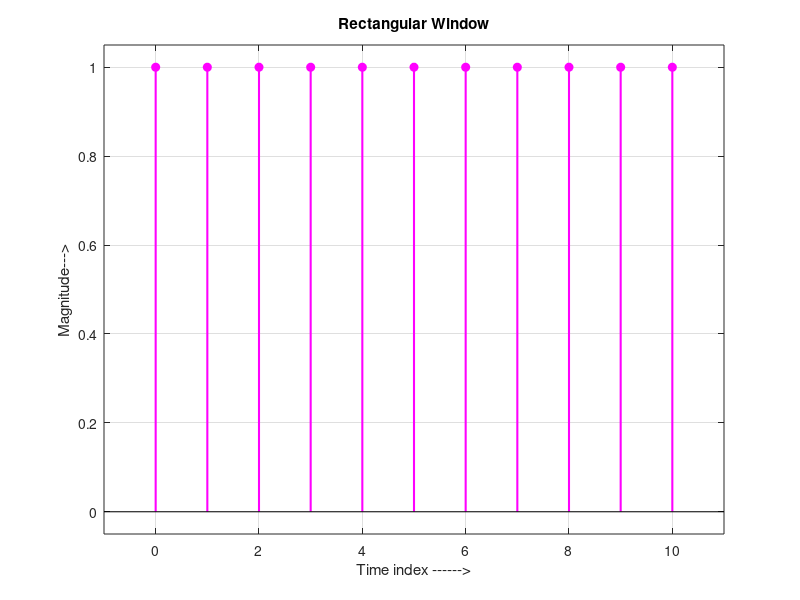
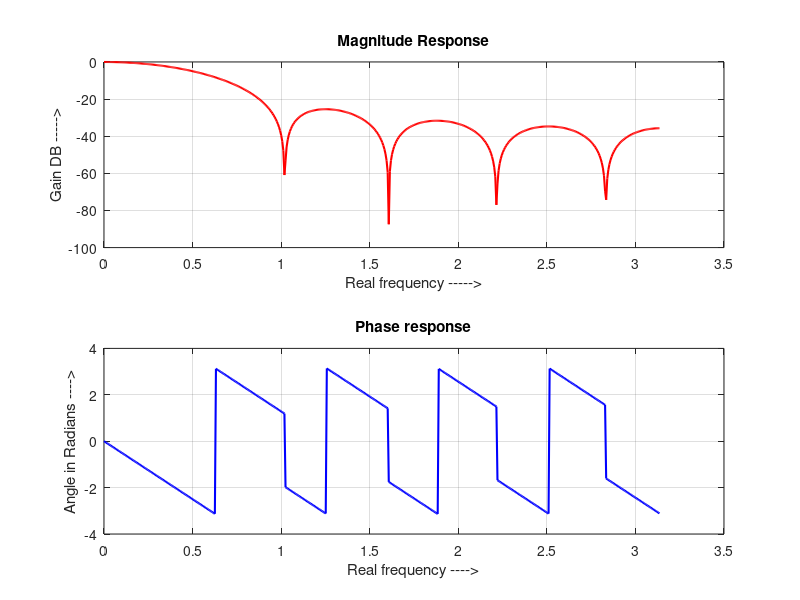

Source code (MATLAB) for these figures, in order:


%V10_2.m:  Design a low-pass FIR filter using Rectangular window

%%% Developed by Dr. M. Venu Gopala Rao, 
%%% Email: mvgr03@kluniversity.in,  mvgr03@gmail.com,

% Design a low-pass FIR filter, with cut-off frequency of 5 kHz, length 11 
% using rectangular window. Assume the sampling frequency is 50 kHz.
% Find the filter coefficients, measure the magnitude and phase 
% responses and comment. Plot the magnitude and phase versus real frequency f in Hz.
% 
% Solution                                                                                                                                     
% Cut-off frequency given is 5kHz = 0.2 radians/sec 
% rectangular window

clear all; close all; clc;

N=11;
Rw=boxcar(N);
b=fir1(10,0.2,Rw);
disp('window coefficient = ');disp(Rw')

[h,f]=freqz(b,1,512);% frequency response of the window
mag = 20*log10(abs(h));  %DB magnitude
an = angle(h);

%------------------------------------------------------------------------
n = 0:N-1;
figure(); stem(n, Rw,'m','fill','LineWidth',1.5); grid
xlabel('Time index ------>');
ylabel('Magnitude--->');
title('Rectangular Window');
axis([-1 N -0.05 1.05]);

%------------------------------------------------------------------------
% Magnitude Response
figure();
subplot(2,1,1);plot(f,mag,'r','LineWidth',1.5); grid
xlabel('Real frequency ----->');ylabel('Gain DB ----->');
title('Magnitude Response'); 

% Phase response
phase = angle(h);
subplot(2,1,2); plot(f,phase,'b','LineWidth',1.5);
xlabel('Real frequency ---->');ylabel('Angle in Radians ---->');
title('Phase response'); grid
%------------------------------------------------------------------------


% Result                                                                                                                                        
% 
% Filter coefficient
% 
% b =
% % 0.00000000000000   0.03989988227886   0.08607915423243   0.12911873134864
% 0.15959952911546   0.17060540604922   0.15959952911546   0.12911873134864  
% 0.08607915423243   0.03989988227886   0.00000000000000

% Window coefficient 
% 1     1     1     1     1     1     1     1     1     1     1

%  Comments:
% % Cut-off frequency given is 5kHz = 0.2 radians/sec (shown in freq. response 
% figure)...................ok
% % Ripples are observed at less than -20dB..............................ok
% % In Phase response we observe linear responses......................ok
% % Which show that overall response is satisfactory.
